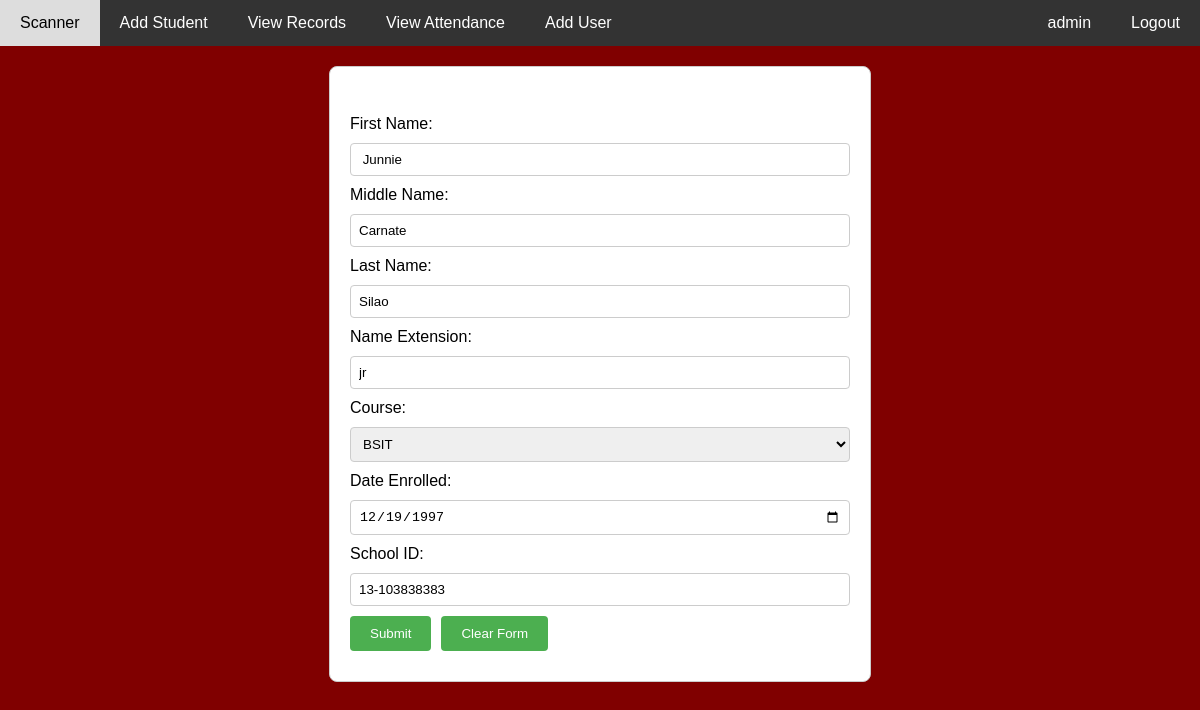
Page /EditAttendee.php?id=2 (signed in) on the committed database.
### tables this page shows
CREATE TABLE IF NOT EXISTS `attendee` (
  `Id` int NOT NULL AUTO_INCREMENT,
  `FirstName` varchar(128) DEFAULT NULL,
  `MiddleName` varchar(128) DEFAULT NULL,
  `LastName` varchar(128) DEFAULT NULL,
  `NameExt` varchar(45) DEFAULT NULL,
  `Course` int DEFAULT NULL,
  `Year` int DEFAULT NULL,
  `DateEnrolled` datetime DEFAULT NULL,
  `SchoolId` varchar(128) DEFAULT NULL,
  `ImagePath` varchar(999) DEFAULT NULL,
  PRIMARY KEY (`Id`)
);

### EditAttendee.php (the view, shortened to what this page needs)
<!DOCTYPE html>
<html lang="en">
<head>
<link rel="stylesheet" href="styles/navbar_style.css">
</head>
<body>
<div class="navbar">
        <a href="index.php">Scanner</a>
        <a href="AddAttendee.php">Add Student</a>
        <a href="view_records.php">View Records</a>
        <a href="view_attendance.php">View Attendance</a>
        <a href="logout.php" style="float: right;">Logout</a>
        <?php
            if (!isset($_SESSION['username'])) {
                header("Location: login.html");
                exit;
            }else{
                echo '<a href="" style="float: right; pointer-events: none;">' . $_SESSION['username'] . '</a>';
                if(isset($_SESSION['usertype'])){
                    if($_SESSION['usertype'] == "Administrator")
                        echo '<a href="NewUser.php">Add User</a>';
                }
            }
        ?>
    </div>
<?php
        $current_Id = $_GET['id'];
        $servername = "localhost";
        $username = "root";
        $password = "root";
        $dbname = "LAMS";
        $conn = new mysqli($servername, $username, $password, $dbname);
        $sqlQuery = "SELECT * FROM Attendee where Id='$current_Id'";
        $Entries = $conn->query($sqlQuery);
        $dateenrolled = "";
        $schoolid = "";
        while($row = $Entries->fetch_assoc()) {
            $dateenrolled = date('Y-m-d', strtotime($row['DateEnrolled']));
            $schoolid = $row['SchoolId'];
?>
<form action="update_form.php" method="post">
    <div class="image-preview" id="image-preview">
    </div>
    <label for="firstname">First Name:</label>
    <?php echo '<input type="text" id="firstname" name="firstname" value= "' . $row["FirstName"] . '" required>' ?>
    <label for="middlename">Middle Name:</label>
    <?php echo '<input type="text" id="middlename" name="middlename" value= "' . $row["MiddleName"] . '" required>' ?>
    <label for="lastname">Last Name:</label>
    <?php echo '<input type="text" id="lastname" name="lastname" value= "' . $row["LastName"] . '" required>' ?>
    <label for="nameextension">Name Extension:</label>
    <?php echo '<input type="text" id="nameextension" name="nameextension" value= "' . $row["NameExt"] . '" required>' ?>
    <label for="course">Course:</label>
    <?php echo '<select id="course" name="course" value="' . $row["Course"] . '" required>' ?>
        <?php
        }
        $sql = "SELECT * FROM Course";
        $result = $conn->query($sql);
        if ($result->num_rows > 0) {
            while($row = $result->fetch_assoc()) {
                echo '<option value="' . $row["Id"] . '">' . $row["CourseName"] . '</option>';
            }
        } else {
            echo '<option value="">No courses available</option>';
        }
        ?>
    </select>
    <label for="dateenrolled">Date Enrolled:</label>
    <?php echo '<input type="date" id="dateenrolled" name="dateenrolled" value="' .$dateenrolled. '" required>' ?>
    <label for="schoolId">School ID:</label>
    <input type="text" id="schoolId" name="schoolId" value="<?php echo $schoolid; ?>" required>
    <div style="overflow: auto;">
        <input type="submit" value="Submit">
        <input type="button" value="Clear Form" onclick="clearForm()">
    </div>
</form>
</body>
</html>

### styles/navbar_style.css (style rules this page uses)
body { font-family: Arial, sans-serif; margin: 0; padding: 0; }
.navbar { overflow: hidden; background-color: #333; }
.navbar a { float: left; display: block; color: white; text-align: center; padding: 14px 20px; text-decoration: none; }

### EditAttendee.php (style rules this page uses)
body { background-color: #800000; }
form { background-color: white; max-width: 500px; margin: 20px auto; padding: 20px; border: 1px solid #ccc; border-radius: 8px; font-family: Arial, sans-serif; }
label, select, input { display: block; margin-bottom: 10px; }
input[type="submit"], input[type="button"] { padding: 10px 20px; background-color: #4CAF50; color: white; border: none; border-radius: 4px; cursor: pointer; float: left; margin-right: 10px; }
input[type="text"], input[type="date"] { width: 100%; padding: 8px; box-sizing: border-box; border: 1px solid #ccc; border-radius: 4px; }
select { width: 100%; padding: 8px; border: 1px solid #ccc; border-radius: 4px; box-sizing: border-box; }
.image-preview { margin-top: 10px; text-align: center; }

### rows in the picture
attendee: firstname "Junnie", middlename "Carnate", lastname "Silao", nameextension "jr", dateenrolled "12/19/1997", schoolId "13-103838383"

### other values in the picture
$_SESSION['username'] "admin"
form field course "BSIT"
